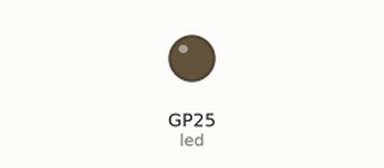
Bench run of a program on a simulated Raspberry Pi Pico running MicroPython. On the bench: output pins drawn as LEDs (lit = HIGH).

Above: at 1.3 s.
At 4.3 s:
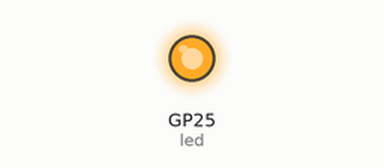
Timing chart, 0 to 6.8 s (numbered marks = the images above):
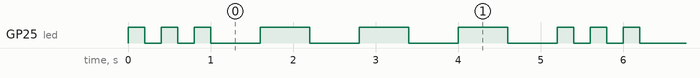

Measured:
- by itself, GP25 (led): repeats every 5.2 s: 2 × (LOW 0.20 s, HIGH 0.20 s), 3 × (LOW 0.60 s, HIGH 0.60 s), LOW 0.60 s, HIGH 0.20 s
- by itself, everything shown: repeats every 5.2 s, in 12 steps

The program:

04_02_sos_funcion.py
```python
from machine import Pin
from utime import sleep

led = Pin('LED', Pin.OUT)

def parpadeo(veces, espera):
    for x in range(veces):
        led.on()
        sleep(espera)
        led.off()
        sleep(espera)

while True:
    parpadeo(3, 0.2)
    sleep(0.4)
    parpadeo(3, 0.6)
```
